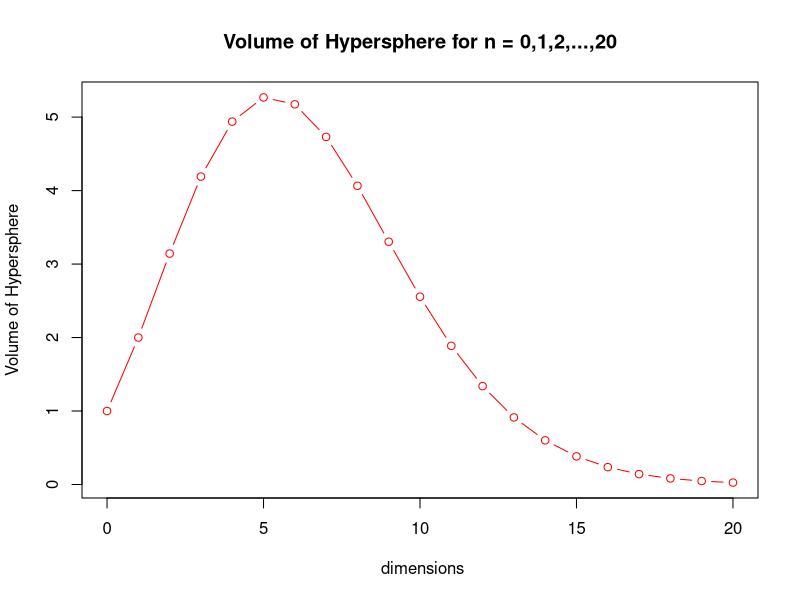

R code for this plot:
hypersphere = function(n){
  volume = 0
  if (n < 0)
    return(0)
  if (n == 0)
    return(1)
  else if (n == 1)
    return (2)
  else
    volume = ((2*(22/7)/n)*hypersphere(n - 2))
  return(volume)
  
}
volume =0
for (i in c(rep(0:20)))
  volume[i+1] = hypersphere(i)
plot(0:20,volume,main="Volume of Hypersphere for n = 0,1,2,...,20",xlab=" dimensions", 
     ylab = "Volume of Hypersphere",type="b",col = "red")